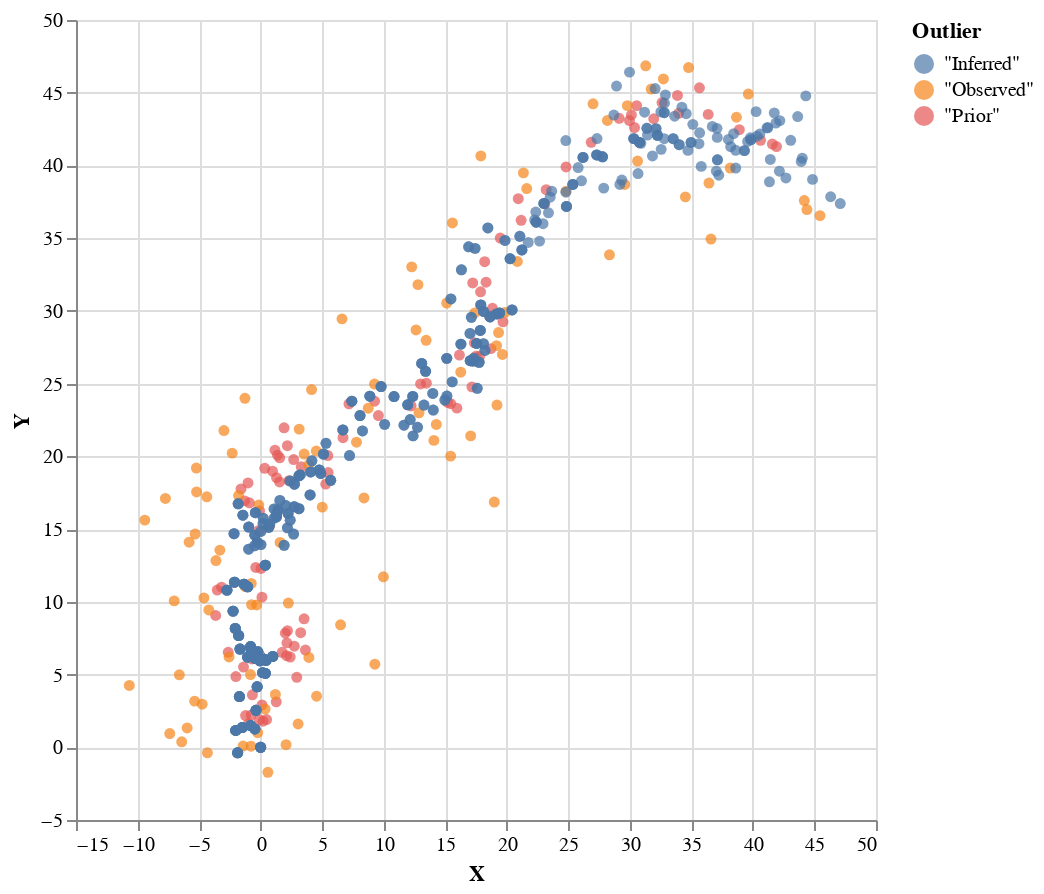

Source (notebook cell):
### Markdown cell above
Distribution is generated over whole paths. We may compare realizations of prior and inferred (here 5 paths) with the observed path.

### Code cell
inferredVectors = fst =<< particles

plot 
    (zip 
        (fmap (\v -> (v V.! 0, v V.! 1)) $ randomWalkPrior <> randomWalkObserved <> inferredVectors) 
        (replicate 100 (T.pack "Prior") <> replicate 100 (T.pack "Observed") <> replicate 500 (T.pack "Inferred")))

### Figure 1 — Vega-Lite specification as saved in the notebook (floating-point values rounded to 4 significant figures; data arrays with more than 128 entries replaced by an {"elided": "..."} marker saying what was removed)
{"$schema": "https://vega.github.io/schema/vega-lite/v4.json", "data": {"values": {"elided": "700 records"}}, "encoding": {"color": {"field": "Outlier"}, "x": {"field": "X", "type": "quantitative"}, "y": {"field": "Y", "type": "quantitative"}}, "height": 400, "mark": "circle", "width": 400}
